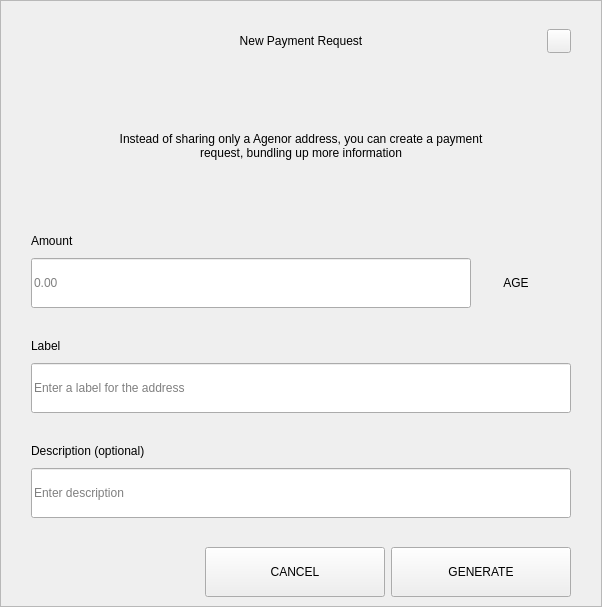
<?xml version="1.0" encoding="UTF-8"?>
<ui version="4.0">
 <class>RequestDialog</class>
 <widget class="QDialog" name="RequestDialog">
  <property name="geometry">
   <rect>
    <x>0</x>
    <y>0</y>
    <width>602</width>
    <height>607</height>
   </rect>
  </property>
  <property name="windowTitle">
   <string>Dialog</string>
  </property>
  <layout class="QVBoxLayout" name="verticalLayout_5">
   <property name="spacing">
    <number>0</number>
   </property>
   <property name="leftMargin">
    <number>0</number>
   </property>
   <property name="topMargin">
    <number>0</number>
   </property>
   <property name="rightMargin">
    <number>0</number>
   </property>
   <property name="bottomMargin">
    <number>0</number>
   </property>
   <item>
    <widget class="QFrame" name="frame">
     <property name="styleSheet">
      <string notr="true"/>
     </property>
     <property name="frameShape">
      <enum>QFrame::StyledPanel</enum>
     </property>
     <property name="frameShadow">
      <enum>QFrame::Raised</enum>
     </property>
     <layout class="QVBoxLayout" name="verticalLayout_4" stretch="1,0,0">
      <property name="spacing">
       <number>0</number>
      </property>
      <property name="leftMargin">
       <number>30</number>
      </property>
      <property name="topMargin">
       <number>20</number>
      </property>
      <property name="rightMargin">
       <number>30</number>
      </property>
      <property name="bottomMargin">
       <number>0</number>
      </property>
      <item>
       <layout class="QHBoxLayout" name="horizontalLayout_3">
        <property name="spacing">
         <number>0</number>
        </property>
        <item>
         <spacer name="horizontalSpacer_21">
          <property name="orientation">
           <enum>Qt::Horizontal</enum>
          </property>
          <property name="sizeHint" stdset="0">
           <size>
            <width>40</width>
            <height>20</height>
           </size>
          </property>
         </spacer>
        </item>
        <item>
         <widget class="QLabel" name="labelTitle">
          <property name="minimumSize">
           <size>
            <width>0</width>
            <height>40</height>
           </size>
          </property>
          <property name="maximumSize">
           <size>
            <width>16777215</width>
            <height>40</height>
           </size>
          </property>
          <property name="styleSheet">
           <string notr="true">padding-left:24px;</string>
          </property>
          <property name="text">
           <string>New Payment Request</string>
          </property>
          <property name="alignment">
           <set>Qt::AlignCenter</set>
          </property>
          <property name="margin">
           <number>7</number>
          </property>
         </widget>
        </item>
        <item>
         <spacer name="horizontalSpacer">
          <property name="orientation">
           <enum>Qt::Horizontal</enum>
          </property>
          <property name="sizeHint" stdset="0">
           <size>
            <width>40</width>
            <height>20</height>
           </size>
          </property>
         </spacer>
        </item>
        <item>
         <widget class="QPushButton" name="btnEsc">
          <property name="minimumSize">
           <size>
            <width>24</width>
            <height>24</height>
           </size>
          </property>
          <property name="maximumSize">
           <size>
            <width>24</width>
            <height>24</height>
           </size>
          </property>
          <property name="focusPolicy">
           <enum>Qt::NoFocus</enum>
          </property>
          <property name="text">
           <string/>
          </property>
         </widget>
        </item>
       </layout>
      </item>
      <item>
       <widget class="QStackedWidget" name="stack">
        <property name="minimumSize">
         <size>
          <width>540</width>
          <height>0</height>
         </size>
        </property>
        <property name="maximumSize">
         <size>
          <width>540</width>
          <height>16777215</height>
         </size>
        </property>
        <property name="currentIndex">
         <number>0</number>
        </property>
        <widget class="QWidget" name="page_1">
         <property name="minimumSize">
          <size>
           <width>540</width>
           <height>0</height>
          </size>
         </property>
         <property name="maximumSize">
          <size>
           <width>540</width>
           <height>16777215</height>
          </size>
         </property>
         <layout class="QVBoxLayout" name="layout1">
          <property name="spacing">
           <number>0</number>
          </property>
          <property name="leftMargin">
           <number>0</number>
          </property>
          <property name="topMargin">
           <number>0</number>
          </property>
          <property name="rightMargin">
           <number>0</number>
          </property>
          <property name="bottomMargin">
           <number>0</number>
          </property>
          <item>
           <spacer name="verticalSpacer_21">
            <property name="orientation">
             <enum>Qt::Vertical</enum>
            </property>
            <property name="sizeType">
             <enum>QSizePolicy::Fixed</enum>
            </property>
            <property name="sizeHint" stdset="0">
             <size>
              <width>20</width>
              <height>30</height>
             </size>
            </property>
           </spacer>
          </item>
          <item alignment="Qt::AlignHCenter">
           <widget class="QLabel" name="labelMessage">
            <property name="minimumSize">
             <size>
              <width>400</width>
              <height>50</height>
             </size>
            </property>
            <property name="text">
             <string>Instead of sharing only a Agenor address, you can create a payment request, bundling up more information</string>
            </property>
            <property name="alignment">
             <set>Qt::AlignCenter</set>
            </property>
            <property name="wordWrap">
             <bool>true</bool>
            </property>
           </widget>
          </item>
          <item alignment="Qt::AlignBottom">
           <widget class="QWidget" name="containerAmount" native="true">
            <layout class="QVBoxLayout" name="verticalLayout">
             <property name="spacing">
              <number>9</number>
             </property>
             <property name="leftMargin">
              <number>0</number>
             </property>
             <property name="topMargin">
              <number>0</number>
             </property>
             <property name="rightMargin">
              <number>0</number>
             </property>
             <property name="bottomMargin">
              <number>0</number>
             </property>
             <item>
              <widget class="QLabel" name="labelSubtitleAmount">
               <property name="minimumSize">
                <size>
                 <width>350</width>
                 <height>16</height>
                </size>
               </property>
               <property name="maximumSize">
                <size>
                 <width>16777215</width>
                 <height>16</height>
                </size>
               </property>
               <property name="text">
                <string>Amount</string>
               </property>
              </widget>
             </item>
             <item alignment="Qt::AlignTop">
              <widget class="QWidget" name="layoutAmount" native="true">
               <layout class="QHBoxLayout" name="horizontalLayout" stretch="2,0">
                <property name="spacing">
                 <number>0</number>
                </property>
                <property name="leftMargin">
                 <number>0</number>
                </property>
                <property name="topMargin">
                 <number>0</number>
                </property>
                <property name="rightMargin">
                 <number>0</number>
                </property>
                <property name="bottomMargin">
                 <number>0</number>
                </property>
                <item>
                 <widget class="QLineEdit" name="lineEditAmount">
                  <property name="minimumSize">
                   <size>
                    <width>0</width>
                    <height>50</height>
                   </size>
                  </property>
                  <property name="maximumSize">
                   <size>
                    <width>16777215</width>
                    <height>50</height>
                   </size>
                  </property>
                  <property name="placeholderText">
                   <string notr="true">0.00</string>
                  </property>
                 </widget>
                </item>
                <item>
                 <widget class="QWidget" name="comboContainer" native="true">
                  <property name="minimumSize">
                   <size>
                    <width>100</width>
                    <height>50</height>
                   </size>
                  </property>
                  <property name="maximumSize">
                   <size>
                    <width>16777215</width>
                    <height>50</height>
                   </size>
                  </property>
                  <layout class="QHBoxLayout" name="horizontalLayout_31">
                   <property name="spacing">
                    <number>0</number>
                   </property>
                   <property name="leftMargin">
                    <number>0</number>
                   </property>
                   <property name="topMargin">
                    <number>0</number>
                   </property>
                   <property name="rightMargin">
                    <number>10</number>
                   </property>
                   <property name="bottomMargin">
                    <number>0</number>
                   </property>
                   <item>
                    <widget class="QLabel" name="comboBoxCoin">
                     <property name="text">
                      <string>AGE</string>
                     </property>
                     <property name="alignment">
                      <set>Qt::AlignCenter</set>
                     </property>
                    </widget>
                   </item>
                  </layout>
                 </widget>
                </item>
               </layout>
              </widget>
             </item>
            </layout>
           </widget>
          </item>
          <item>
           <spacer name="verticalSpacer_31">
            <property name="orientation">
             <enum>Qt::Vertical</enum>
            </property>
            <property name="sizeType">
             <enum>QSizePolicy::Fixed</enum>
            </property>
            <property name="sizeHint" stdset="0">
             <size>
              <width>20</width>
              <height>30</height>
             </size>
            </property>
           </spacer>
          </item>
          <item>
           <layout class="QVBoxLayout" name="verticalLayoutLabel">
            <property name="spacing">
             <number>9</number>
            </property>
            <item>
             <widget class="QLabel" name="labelSubtitleLabel">
              <property name="minimumSize">
               <size>
                <width>0</width>
                <height>16</height>
               </size>
              </property>
              <property name="maximumSize">
               <size>
                <width>16777215</width>
                <height>16</height>
               </size>
              </property>
              <property name="text">
               <string>Label</string>
              </property>
             </widget>
            </item>
            <item>
             <widget class="QLineEdit" name="lineEditLabel">
              <property name="minimumSize">
               <size>
                <width>0</width>
                <height>50</height>
               </size>
              </property>
              <property name="maximumSize">
               <size>
                <width>16777215</width>
                <height>50</height>
               </size>
              </property>
              <property name="placeholderText">
               <string>Enter a label for the address</string>
              </property>
             </widget>
            </item>
           </layout>
          </item>
          <item>
           <spacer name="verticalSpacer_34">
            <property name="orientation">
             <enum>Qt::Vertical</enum>
            </property>
            <property name="sizeType">
             <enum>QSizePolicy::Fixed</enum>
            </property>
            <property name="sizeHint" stdset="0">
             <size>
              <width>20</width>
              <height>30</height>
             </size>
            </property>
           </spacer>
          </item>
          <item>
           <layout class="QVBoxLayout" name="verticalLayoutDescription">
            <property name="spacing">
             <number>9</number>
            </property>
            <item>
             <widget class="QLabel" name="labelSubtitleDescription">
              <property name="minimumSize">
               <size>
                <width>0</width>
                <height>16</height>
               </size>
              </property>
              <property name="maximumSize">
               <size>
                <width>16777215</width>
                <height>16</height>
               </size>
              </property>
              <property name="text">
               <string>Description (optional)</string>
              </property>
             </widget>
            </item>
            <item>
             <widget class="QLineEdit" name="lineEditDescription">
              <property name="minimumSize">
               <size>
                <width>0</width>
                <height>50</height>
               </size>
              </property>
              <property name="maximumSize">
               <size>
                <width>16777215</width>
                <height>50</height>
               </size>
              </property>
              <property name="placeholderText">
               <string>Enter description</string>
              </property>
             </widget>
            </item>
            <item>
             <spacer name="verticalSpacer_4">
              <property name="orientation">
               <enum>Qt::Vertical</enum>
              </property>
              <property name="sizeType">
               <enum>QSizePolicy::Fixed</enum>
              </property>
              <property name="sizeHint" stdset="0">
               <size>
                <width>20</width>
                <height>20</height>
               </size>
              </property>
             </spacer>
            </item>
           </layout>
          </item>
         </layout>
        </widget>
        <widget class="QWidget" name="page_2">
         <layout class="QVBoxLayout" name="layout2">
          <item>
           <spacer name="verticalSpacer_5">
            <property name="orientation">
             <enum>Qt::Vertical</enum>
            </property>
            <property name="sizeType">
             <enum>QSizePolicy::Fixed</enum>
            </property>
            <property name="sizeHint" stdset="0">
             <size>
              <width>20</width>
              <height>50</height>
             </size>
            </property>
           </spacer>
          </item>
          <item alignment="Qt::AlignHCenter">
           <widget class="QLabel" name="labelQrImg">
            <property name="minimumSize">
             <size>
              <width>260</width>
              <height>260</height>
             </size>
            </property>
            <property name="maximumSize">
             <size>
              <width>260</width>
              <height>260</height>
             </size>
            </property>
            <property name="text">
             <string/>
            </property>
            <property name="alignment">
             <set>Qt::AlignCenter</set>
            </property>
           </widget>
          </item>
          <item>
           <spacer name="verticalSpacer_2">
            <property name="orientation">
             <enum>Qt::Vertical</enum>
            </property>
            <property name="sizeType">
             <enum>QSizePolicy::Fixed</enum>
            </property>
            <property name="sizeHint" stdset="0">
             <size>
              <width>20</width>
              <height>30</height>
             </size>
            </property>
           </spacer>
          </item>
          <item alignment="Qt::AlignHCenter">
           <widget class="QLabel" name="labelAddress">
            <property name="text">
             <string>D7VFR83SQbiezrW72hjcWJtcfip5krte2Z </string>
            </property>
           </widget>
          </item>
          <item>
           <spacer name="verticalSpacer_32">
            <property name="orientation">
             <enum>Qt::Vertical</enum>
            </property>
            <property name="sizeType">
             <enum>QSizePolicy::Expanding</enum>
            </property>
            <property name="sizeHint" stdset="0">
             <size>
              <width>20</width>
              <height>20</height>
             </size>
            </property>
           </spacer>
          </item>
          <item>
           <layout class="QHBoxLayout" name="horizontal">
            <property name="leftMargin">
             <number>20</number>
            </property>
            <property name="rightMargin">
             <number>20</number>
            </property>
            <property name="bottomMargin">
             <number>20</number>
            </property>
            <item>
             <spacer name="horizontalSpacer_4">
              <property name="orientation">
               <enum>Qt::Horizontal</enum>
              </property>
              <property name="sizeHint" stdset="0">
               <size>
                <width>40</width>
                <height>20</height>
               </size>
              </property>
             </spacer>
            </item>
            <item>
             <widget class="QPushButton" name="btnCopyAddress">
              <property name="minimumSize">
               <size>
                <width>180</width>
                <height>50</height>
               </size>
              </property>
              <property name="text">
               <string>COPY ADDRESS</string>
              </property>
             </widget>
            </item>
            <item>
             <widget class="QPushButton" name="btnCopyUrl">
              <property name="minimumSize">
               <size>
                <width>180</width>
                <height>50</height>
               </size>
              </property>
              <property name="text">
               <string>COPY URL</string>
              </property>
             </widget>
            </item>
            <item>
             <spacer name="horizontalSpacer_2">
              <property name="orientation">
               <enum>Qt::Horizontal</enum>
              </property>
              <property name="sizeHint" stdset="0">
               <size>
                <width>40</width>
                <height>20</height>
               </size>
              </property>
             </spacer>
            </item>
           </layout>
          </item>
         </layout>
        </widget>
       </widget>
      </item>
      <item>
       <widget class="QWidget" name="buttonsStack" native="true">
        <layout class="QHBoxLayout" name="horizontalLayout_5">
         <property name="leftMargin">
          <number>20</number>
         </property>
         <property name="rightMargin">
          <number>0</number>
         </property>
         <item>
          <spacer name="horizontalSpacer_41">
           <property name="orientation">
            <enum>Qt::Horizontal</enum>
           </property>
           <property name="sizeHint" stdset="0">
            <size>
             <width>40</width>
             <height>20</height>
            </size>
           </property>
          </spacer>
         </item>
         <item>
          <widget class="QPushButton" name="btnCancel">
           <property name="minimumSize">
            <size>
             <width>180</width>
             <height>50</height>
            </size>
           </property>
           <property name="focusPolicy">
            <enum>Qt::NoFocus</enum>
           </property>
           <property name="text">
            <string>CANCEL</string>
           </property>
          </widget>
         </item>
         <item>
          <widget class="QPushButton" name="btnSave">
           <property name="minimumSize">
            <size>
             <width>180</width>
             <height>50</height>
            </size>
           </property>
           <property name="focusPolicy">
            <enum>Qt::NoFocus</enum>
           </property>
           <property name="text">
            <string>GENERATE</string>
           </property>
          </widget>
         </item>
        </layout>
       </widget>
      </item>
     </layout>
    </widget>
   </item>
  </layout>
 </widget>
 <resources/>
 <connections/>
</ui>
